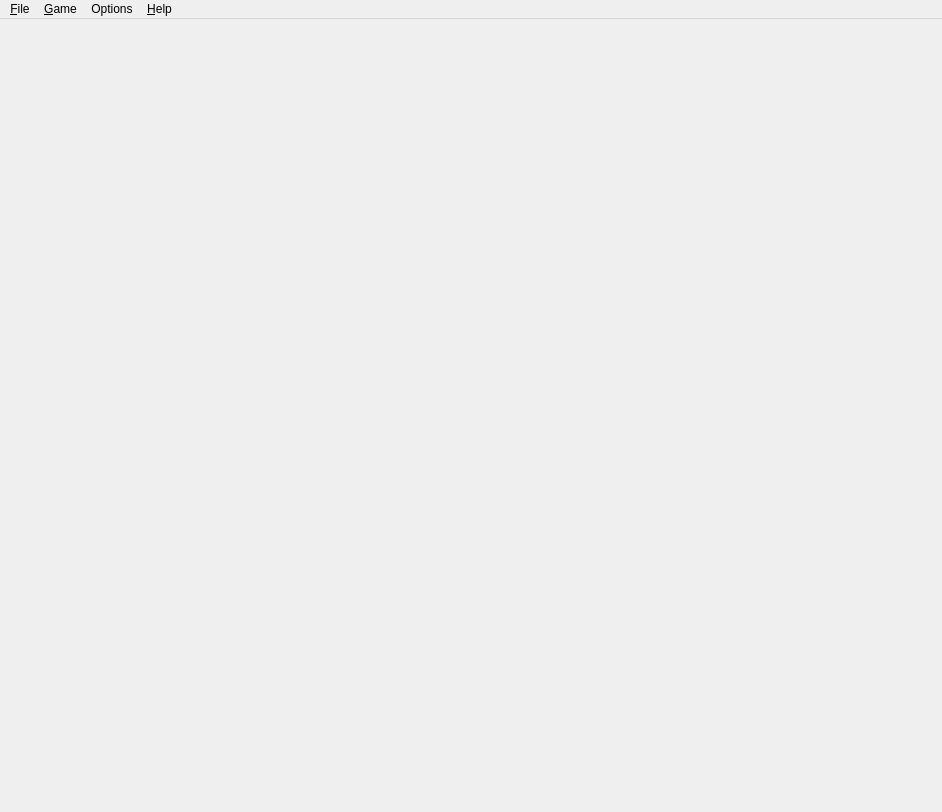
<ui version="4.0" >
 <author></author>
 <comment></comment>
 <exportmacro></exportmacro>
 <class>DvonnWindow</class>
 <widget class="QMainWindow" name="DvonnWindow" >
  <property name="geometry" >
   <rect>
    <x>0</x>
    <y>0</y>
    <width>942</width>
    <height>812</height>
   </rect>
  </property>
  <property name="windowTitle" >
   <string>Dvonn</string>
  </property>
  <widget class="QWidget" name="widget" >
   <property name="geometry" >
    <rect>
     <x>0</x>
     <y>29</y>
     <width>942</width>
     <height>783</height>
    </rect>
   </property>
   <layout class="QGridLayout" >
    <property name="margin" >
     <number>10</number>
    </property>
    <property name="spacing" >
     <number>6</number>
    </property>
    <item row="0" column="0" >
     <widget class="DvonnViewer" name="dvonnViewer" />
    </item>
   </layout>
  </widget>
  <widget class="QMenuBar" name="menubar" >
   <property name="geometry" >
    <rect>
     <x>0</x>
     <y>0</y>
     <width>942</width>
     <height>28</height>
    </rect>
   </property>
   <widget class="QMenu" name="File" >
    <property name="geometry" >
     <rect>
      <x>0</x>
      <y>0</y>
      <width>700</width>
      <height>420</height>
     </rect>
    </property>
    <property name="title" >
     <string>&amp;File</string>
    </property>
    <addaction name="fileOpenAction" />
    <addaction name="fileSaveAction" />
    <addaction name="fileSaveAsAction" />
    <addaction name="separator" />
    <addaction name="filePrintAction" />
    <addaction name="separator" />
    <addaction name="fileExitAction" />
   </widget>
   <widget class="QMenu" name="Game" >
    <property name="geometry" >
     <rect>
      <x>0</x>
      <y>0</y>
      <width>700</width>
      <height>420</height>
     </rect>
    </property>
    <property name="title" >
     <string>&amp;Game</string>
    </property>
    <addaction name="gameUndoAction" />
    <addaction name="gameRedoAction" />
    <addaction name="separator" />
    <addaction name="gameNewGameAction" />
    <addaction name="gameRandomlyFinishAction" />
    <addaction name="gameRandomlyMoveStackAction" />
    <addaction name="separator" />
    <addaction name="easyAction" />
    <addaction name="averageAction" />
    <addaction name="difficultAction" />
    <addaction name="separator" />
   </widget>
   <widget class="QMenu" name="Options" >
    <property name="geometry" >
     <rect>
      <x>0</x>
      <y>0</y>
      <width>700</width>
      <height>420</height>
     </rect>
    </property>
    <property name="title" >
     <string>Options</string>
    </property>
    <addaction name="displayTogglePossDestAction" />
    <addaction name="displayToggleShowLabelsAction" />
    <addaction name="displayToggleDragToPlayAction" />
    <addaction name="optionsAnimate_playsAction" />
   </widget>
   <widget class="QMenu" name="Help" >
    <property name="geometry" >
     <rect>
      <x>0</x>
      <y>0</y>
      <width>700</width>
      <height>420</height>
     </rect>
    </property>
    <property name="title" >
     <string>&amp;Help</string>
    </property>
    <addaction name="helpHelpAction" />
    <addaction name="separator" />
    <addaction name="helpMouseBindingsAction" />
    <addaction name="helpAboutAction" />
   </widget>
   <addaction name="File" />
   <addaction name="Game" />
   <addaction name="Options" />
   <addaction name="Help" />
  </widget>
  <action name="fileOpenAction" >
   <property name="icon" >
    <iconset>image2</iconset>
   </property>
   <property name="text" >
    <string>&amp;Load game</string>
   </property>
   <property name="iconText" >
    <string>Load game</string>
   </property>
   <property name="toolTip" >
    <string>Load a saved game</string>
   </property>
   <property name="shortcut" >
    <string>Ctrl+O</string>
   </property>
  </action>
  <action name="fileSaveAction" >
   <property name="enabled" >
    <bool>false</bool>
   </property>
   <property name="icon" >
    <iconset>image3</iconset>
   </property>
   <property name="text" >
    <string>&amp;Save</string>
   </property>
   <property name="iconText" >
    <string>Save</string>
   </property>
   <property name="shortcut" >
    <string>Ctrl+S</string>
   </property>
  </action>
  <action name="fileSaveAsAction" >
   <property name="text" >
    <string>Save &amp;As...</string>
   </property>
   <property name="iconText" >
    <string>Save As</string>
   </property>
   <property name="shortcut" >
    <string/>
   </property>
  </action>
  <action name="filePrintAction" >
   <property name="icon" >
    <iconset>image4</iconset>
   </property>
   <property name="text" >
    <string>&amp;Print...</string>
   </property>
   <property name="iconText" >
    <string>Print</string>
   </property>
   <property name="shortcut" >
    <string/>
   </property>
  </action>
  <action name="fileExitAction" >
   <property name="text" >
    <string>E&amp;xit</string>
   </property>
   <property name="iconText" >
    <string>Exit</string>
   </property>
   <property name="shortcut" >
    <string>Ctrl+Q</string>
   </property>
  </action>
  <action name="gameUndoAction" >
   <property name="icon" >
    <iconset>image5</iconset>
   </property>
   <property name="text" >
    <string>&amp;Undo</string>
   </property>
   <property name="iconText" >
    <string>Undo</string>
   </property>
   <property name="shortcut" >
    <string>Ctrl+Z</string>
   </property>
  </action>
  <action name="gameRedoAction" >
   <property name="icon" >
    <iconset>image6</iconset>
   </property>
   <property name="text" >
    <string>&amp;Redo</string>
   </property>
   <property name="iconText" >
    <string>Redo</string>
   </property>
   <property name="shortcut" >
    <string>Ctrl+Y</string>
   </property>
  </action>
  <action name="helpHelpAction" >
   <property name="text" >
    <string>Rules of Dvonn</string>
   </property>
   <property name="iconText" >
    <string>Rules of Dvonn</string>
   </property>
  </action>
  <action name="helpAboutAction" >
   <property name="text" >
    <string>&amp;About...</string>
   </property>
   <property name="iconText" >
    <string>About</string>
   </property>
   <property name="shortcut" >
    <string/>
   </property>
  </action>
  <action name="gameNewGameAction" >
   <property name="text" >
    <string>&amp;New Game</string>
   </property>
   <property name="iconText" >
    <string>New Game</string>
   </property>
   <property name="shortcut" >
    <string>Ctrl+N</string>
   </property>
  </action>
  <action name="displayTogglePossDestAction" >
   <property name="checkable" >
    <bool>true</bool>
   </property>
   <property name="checked" >
    <bool>true</bool>
   </property>
   <property name="text" >
    <string>Show &amp;possible plays</string>
   </property>
   <property name="iconText" >
    <string>Show &amp;possible plays</string>
   </property>
  </action>
  <action name="displayToggleTexturesAction" >
   <property name="checkable" >
    <bool>true</bool>
   </property>
   <property name="checked" >
    <bool>true</bool>
   </property>
   <property name="text" >
    <string>Use &amp;textures</string>
   </property>
   <property name="iconText" >
    <string>Use textures</string>
   </property>
  </action>
  <action name="displayToggleLightsAction" >
   <property name="checkable" >
    <bool>true</bool>
   </property>
   <property name="checked" >
    <bool>true</bool>
   </property>
   <property name="text" >
    <string>&amp;Spot light</string>
   </property>
   <property name="iconText" >
    <string>Spot light</string>
   </property>
  </action>
  <action name="gameRandomlyFinishAction" >
   <property name="text" >
    <string>Randomly &amp;finish placement</string>
   </property>
   <property name="iconText" >
    <string>Randomly &amp;finish placement</string>
   </property>
   <property name="shortcut" >
    <string>R</string>
   </property>
  </action>
  <action name="displayToggleDragToPlayAction" >
   <property name="checkable" >
    <bool>true</bool>
   </property>
   <property name="text" >
    <string>&amp;Drag to play</string>
   </property>
   <property name="iconText" >
    <string>Drag to play</string>
   </property>
  </action>
  <action name="displayToggleShowLabelsAction" >
   <property name="checkable" >
    <bool>true</bool>
   </property>
   <property name="checked" >
    <bool>false</bool>
   </property>
   <property name="text" >
    <string>Show &amp;Labels</string>
   </property>
   <property name="iconText" >
    <string>Show Labels</string>
   </property>
  </action>
  <action name="gameRandomlyMoveStackAction" >
   <property name="text" >
    <string>Rand&amp;omly move Stack</string>
   </property>
   <property name="iconText" >
    <string>Randomly move Stack</string>
   </property>
   <property name="shortcut" >
    <string>Shift+R</string>
   </property>
  </action>
  <action name="displayToggleShowAnimationAction" >
   <property name="checkable" >
    <bool>true</bool>
   </property>
   <property name="checked" >
    <bool>true</bool>
   </property>
   <property name="text" >
    <string>Show an&amp;imation</string>
   </property>
   <property name="iconText" >
    <string>Show animation</string>
   </property>
  </action>
  <action name="helpMouseBindingsAction" >
   <property name="text" >
    <string>&amp;Mouse bindings</string>
   </property>
   <property name="iconText" >
    <string>&amp;Mouse bindings</string>
   </property>
  </action>
  <action name="optionsAnimate_playsAction" >
   <property name="checkable" >
    <bool>true</bool>
   </property>
   <property name="checked" >
    <bool>true</bool>
   </property>
   <property name="text" >
    <string>Animate plays</string>
   </property>
   <property name="iconText" >
    <string>Animate plays</string>
   </property>
  </action>
  <actiongroup name="levelActionGroup" >
   <action name="easyAction" >
    <property name="checkable" >
     <bool>true</bool>
    </property>
    <property name="checked" >
     <bool>true</bool>
    </property>
    <property name="enabled" >
     <bool>false</bool>
    </property>
    <property name="text" >
     <string>&amp;Easy</string>
    </property>
    <property name="iconText" >
     <string>Easy</string>
    </property>
   </action>
   <action name="averageAction" >
    <property name="checkable" >
     <bool>true</bool>
    </property>
    <property name="enabled" >
     <bool>false</bool>
    </property>
    <property name="text" >
     <string>&amp;Average</string>
    </property>
    <property name="iconText" >
     <string>&amp;Average</string>
    </property>
   </action>
   <action name="difficultAction" >
    <property name="checkable" >
     <bool>true</bool>
    </property>
    <property name="enabled" >
     <bool>false</bool>
    </property>
    <property name="text" >
     <string>&amp;Difficult</string>
    </property>
    <property name="iconText" >
     <string>Difficult</string>
    </property>
   </action>
  </actiongroup>
 </widget>
 <layoutdefault spacing="6" margin="11" />
 <pixmapfunction></pixmapfunction>
 <customwidgets>
  <customwidget>
   <class>DvonnViewer</class>
   <extends></extends>
   <header>dvonnviewer.h</header>
   <container>0</container>
   <pixmap></pixmap>
  </customwidget>
  <customwidget>
   <class>QMainWindow</class>
   <extends></extends>
   <header>qmainwindow.h</header>
   <container>1</container>
   <pixmap></pixmap>
  </customwidget>
 </customwidgets>
 <resources/>
 <connections/>
</ui>
